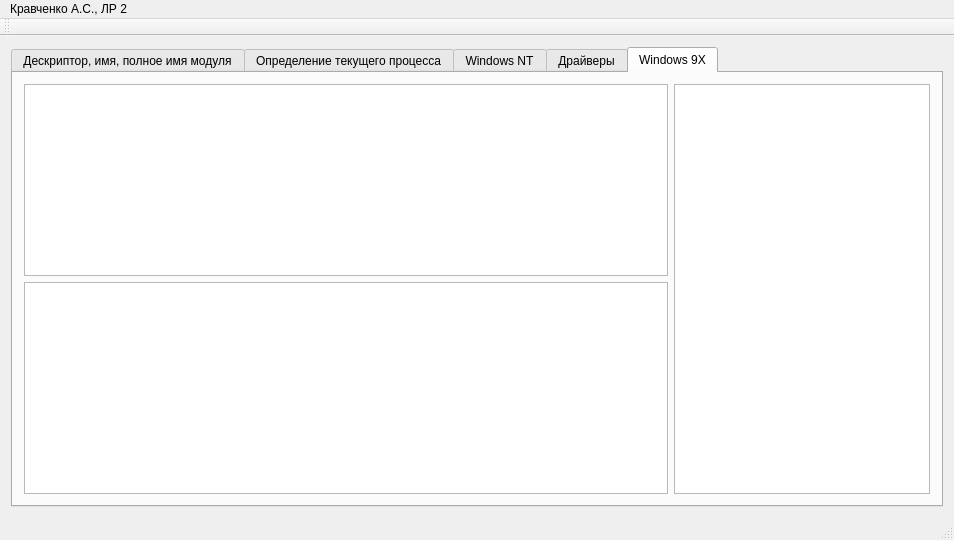
<?xml version="1.0" encoding="UTF-8"?>
<ui version="4.0">
 <class>MainWindow</class>
 <widget class="QMainWindow" name="MainWindow">
  <property name="geometry">
   <rect>
    <x>0</x>
    <y>0</y>
    <width>954</width>
    <height>540</height>
   </rect>
  </property>
  <property name="sizePolicy">
   <sizepolicy hsizetype="Fixed" vsizetype="Fixed">
    <horstretch>0</horstretch>
    <verstretch>0</verstretch>
   </sizepolicy>
  </property>
  <property name="minimumSize">
   <size>
    <width>500</width>
    <height>500</height>
   </size>
  </property>
  <property name="windowTitle">
   <string>MainWindow</string>
  </property>
  <widget class="QWidget" name="centralWidget">
   <layout class="QGridLayout" name="gridLayout">
    <item row="0" column="1">
     <widget class="QTabWidget" name="tabWidget">
      <property name="maximumSize">
       <size>
        <width>16777213</width>
        <height>16777215</height>
       </size>
      </property>
      <property name="currentIndex">
       <number>4</number>
      </property>
      <widget class="QWidget" name="tab">
       <attribute name="title">
        <string>Дескриптор, имя, полное имя модуля</string>
       </attribute>
       <layout class="QFormLayout" name="formLayout">
        <item row="0" column="0">
         <layout class="QVBoxLayout" name="verticalLayout">
          <item>
           <widget class="QLabel" name="label_4">
            <property name="sizePolicy">
             <sizepolicy hsizetype="Preferred" vsizetype="Preferred">
              <horstretch>0</horstretch>
              <verstretch>0</verstretch>
             </sizepolicy>
            </property>
            <property name="minimumSize">
             <size>
              <width>450</width>
              <height>35</height>
             </size>
            </property>
            <property name="text">
             <string>Выберите одно из полей для ввода данных, введите данные и нажмите кнопку &quot;Получить&quot;. </string>
            </property>
            <property name="textFormat">
             <enum>Qt::AutoText</enum>
            </property>
            <property name="scaledContents">
             <bool>false</bool>
            </property>
            <property name="alignment">
             <set>Qt::AlignLeading|Qt::AlignLeft|Qt::AlignVCenter</set>
            </property>
            <property name="wordWrap">
             <bool>true</bool>
            </property>
           </widget>
          </item>
          <item>
           <widget class="QLabel" name="label_5">
            <property name="sizePolicy">
             <sizepolicy hsizetype="Preferred" vsizetype="Preferred">
              <horstretch>0</horstretch>
              <verstretch>0</verstretch>
             </sizepolicy>
            </property>
            <property name="minimumSize">
             <size>
              <width>450</width>
              <height>35</height>
             </size>
            </property>
            <property name="text">
             <string>Для получение дескриптора, имени и полного имени EXE необходимо очистить все поля (кнопка &quot;Очистить и активировать&quot;) и нажать кнопку &quot;Получить&quot;.</string>
            </property>
            <property name="wordWrap">
             <bool>true</bool>
            </property>
           </widget>
          </item>
         </layout>
        </item>
        <item row="1" column="0">
         <layout class="QHBoxLayout" name="horizontalLayout_3">
          <item>
           <widget class="QLabel" name="label">
            <property name="sizePolicy">
             <sizepolicy hsizetype="Fixed" vsizetype="Fixed">
              <horstretch>0</horstretch>
              <verstretch>0</verstretch>
             </sizepolicy>
            </property>
            <property name="minimumSize">
             <size>
              <width>150</width>
              <height>15</height>
             </size>
            </property>
            <property name="maximumSize">
             <size>
              <width>150</width>
              <height>15</height>
             </size>
            </property>
            <property name="text">
             <string>Дескриптор:</string>
            </property>
           </widget>
          </item>
          <item>
           <widget class="QLineEdit" name="handle_LineEdit">
            <property name="sizePolicy">
             <sizepolicy hsizetype="Fixed" vsizetype="Fixed">
              <horstretch>0</horstretch>
              <verstretch>0</verstretch>
             </sizepolicy>
            </property>
            <property name="minimumSize">
             <size>
              <width>115</width>
              <height>20</height>
             </size>
            </property>
            <property name="maximumSize">
             <size>
              <width>115</width>
              <height>20</height>
             </size>
            </property>
           </widget>
          </item>
         </layout>
        </item>
        <item row="2" column="0">
         <layout class="QHBoxLayout" name="horizontalLayout_2">
          <item>
           <widget class="QLabel" name="label_2">
            <property name="sizePolicy">
             <sizepolicy hsizetype="Fixed" vsizetype="Fixed">
              <horstretch>0</horstretch>
              <verstretch>0</verstretch>
             </sizepolicy>
            </property>
            <property name="minimumSize">
             <size>
              <width>150</width>
              <height>15</height>
             </size>
            </property>
            <property name="maximumSize">
             <size>
              <width>150</width>
              <height>15</height>
             </size>
            </property>
            <property name="text">
             <string>Имя:</string>
            </property>
           </widget>
          </item>
          <item>
           <widget class="QLineEdit" name="name_LineEdit">
            <property name="sizePolicy">
             <sizepolicy hsizetype="Fixed" vsizetype="Fixed">
              <horstretch>0</horstretch>
              <verstretch>0</verstretch>
             </sizepolicy>
            </property>
            <property name="minimumSize">
             <size>
              <width>280</width>
              <height>20</height>
             </size>
            </property>
            <property name="maximumSize">
             <size>
              <width>16777215</width>
              <height>20</height>
             </size>
            </property>
           </widget>
          </item>
         </layout>
        </item>
        <item row="3" column="0">
         <layout class="QHBoxLayout" name="horizontalLayout">
          <item>
           <widget class="QLabel" name="label_3">
            <property name="sizePolicy">
             <sizepolicy hsizetype="Fixed" vsizetype="Fixed">
              <horstretch>0</horstretch>
              <verstretch>0</verstretch>
             </sizepolicy>
            </property>
            <property name="minimumSize">
             <size>
              <width>150</width>
              <height>15</height>
             </size>
            </property>
            <property name="maximumSize">
             <size>
              <width>150</width>
              <height>15</height>
             </size>
            </property>
            <property name="text">
             <string>Полное имя модуля:</string>
            </property>
           </widget>
          </item>
          <item>
           <widget class="QLineEdit" name="fname_LineEdit">
            <property name="sizePolicy">
             <sizepolicy hsizetype="Fixed" vsizetype="Fixed">
              <horstretch>0</horstretch>
              <verstretch>0</verstretch>
             </sizepolicy>
            </property>
            <property name="minimumSize">
             <size>
              <width>280</width>
              <height>20</height>
             </size>
            </property>
            <property name="maximumSize">
             <size>
              <width>16777215</width>
              <height>20</height>
             </size>
            </property>
           </widget>
          </item>
         </layout>
        </item>
        <item row="4" column="0">
         <layout class="QHBoxLayout" name="horizontalLayout_4">
          <item>
           <widget class="QPushButton" name="get_Button">
            <property name="text">
             <string>Получить</string>
            </property>
           </widget>
          </item>
          <item>
           <widget class="QPushButton" name="clear_Button">
            <property name="text">
             <string>Очистить и активировать</string>
            </property>
           </widget>
          </item>
         </layout>
        </item>
       </layout>
      </widget>
      <widget class="QWidget" name="tab_2">
       <attribute name="title">
        <string>Определение текущего процесса</string>
       </attribute>
       <layout class="QFormLayout" name="formLayout_2">
        <item row="0" column="0">
         <layout class="QHBoxLayout" name="horizontalLayout_5">
          <item>
           <widget class="QLabel" name="label_6">
            <property name="sizePolicy">
             <sizepolicy hsizetype="Fixed" vsizetype="Fixed">
              <horstretch>0</horstretch>
              <verstretch>0</verstretch>
             </sizepolicy>
            </property>
            <property name="minimumSize">
             <size>
              <width>340</width>
              <height>15</height>
             </size>
            </property>
            <property name="maximumSize">
             <size>
              <width>340</width>
              <height>15</height>
             </size>
            </property>
            <property name="text">
             <string>Идентификатор текущего процесса:</string>
            </property>
           </widget>
          </item>
          <item>
           <widget class="QLineEdit" name="id_Line">
            <property name="sizePolicy">
             <sizepolicy hsizetype="Fixed" vsizetype="Fixed">
              <horstretch>0</horstretch>
              <verstretch>0</verstretch>
             </sizepolicy>
            </property>
            <property name="minimumSize">
             <size>
              <width>100</width>
              <height>20</height>
             </size>
            </property>
            <property name="maximumSize">
             <size>
              <width>100</width>
              <height>150</height>
             </size>
            </property>
           </widget>
          </item>
         </layout>
        </item>
        <item row="1" column="0">
         <layout class="QHBoxLayout" name="horizontalLayout_6">
          <item>
           <widget class="QLabel" name="label_7">
            <property name="sizePolicy">
             <sizepolicy hsizetype="Fixed" vsizetype="Fixed">
              <horstretch>0</horstretch>
              <verstretch>0</verstretch>
             </sizepolicy>
            </property>
            <property name="minimumSize">
             <size>
              <width>340</width>
              <height>15</height>
             </size>
            </property>
            <property name="maximumSize">
             <size>
              <width>340</width>
              <height>15</height>
             </size>
            </property>
            <property name="text">
             <string>Псевдодескриптор:</string>
            </property>
           </widget>
          </item>
          <item>
           <widget class="QLineEdit" name="pseudoid_Line">
            <property name="sizePolicy">
             <sizepolicy hsizetype="Fixed" vsizetype="Fixed">
              <horstretch>0</horstretch>
              <verstretch>0</verstretch>
             </sizepolicy>
            </property>
            <property name="minimumSize">
             <size>
              <width>100</width>
              <height>20</height>
             </size>
            </property>
            <property name="maximumSize">
             <size>
              <width>100</width>
              <height>150</height>
             </size>
            </property>
           </widget>
          </item>
         </layout>
        </item>
        <item row="2" column="0">
         <layout class="QHBoxLayout" name="horizontalLayout_7">
          <item>
           <widget class="QLabel" name="label_8">
            <property name="sizePolicy">
             <sizepolicy hsizetype="Fixed" vsizetype="Fixed">
              <horstretch>0</horstretch>
              <verstretch>0</verstretch>
             </sizepolicy>
            </property>
            <property name="minimumSize">
             <size>
              <width>340</width>
              <height>15</height>
             </size>
            </property>
            <property name="maximumSize">
             <size>
              <width>340</width>
              <height>15</height>
             </size>
            </property>
            <property name="text">
             <string>Дескриптор,  полученный функцией DuplicateHandle:    </string>
            </property>
           </widget>
          </item>
          <item>
           <widget class="QLineEdit" name="copy_handle_Line">
            <property name="sizePolicy">
             <sizepolicy hsizetype="Fixed" vsizetype="Fixed">
              <horstretch>0</horstretch>
              <verstretch>0</verstretch>
             </sizepolicy>
            </property>
            <property name="minimumSize">
             <size>
              <width>100</width>
              <height>20</height>
             </size>
            </property>
            <property name="maximumSize">
             <size>
              <width>100</width>
              <height>150</height>
             </size>
            </property>
           </widget>
          </item>
         </layout>
        </item>
        <item row="3" column="0">
         <layout class="QHBoxLayout" name="horizontalLayout_8">
          <item>
           <widget class="QLabel" name="label_9">
            <property name="sizePolicy">
             <sizepolicy hsizetype="Fixed" vsizetype="Fixed">
              <horstretch>0</horstretch>
              <verstretch>0</verstretch>
             </sizepolicy>
            </property>
            <property name="minimumSize">
             <size>
              <width>340</width>
              <height>15</height>
             </size>
            </property>
            <property name="maximumSize">
             <size>
              <width>340</width>
              <height>15</height>
             </size>
            </property>
            <property name="text">
             <string>Дескриптор,  полученный функцией OpenProcess:</string>
            </property>
           </widget>
          </item>
          <item>
           <widget class="QLineEdit" name="open_handle_Line">
            <property name="sizePolicy">
             <sizepolicy hsizetype="Fixed" vsizetype="Fixed">
              <horstretch>0</horstretch>
              <verstretch>0</verstretch>
             </sizepolicy>
            </property>
            <property name="minimumSize">
             <size>
              <width>100</width>
              <height>20</height>
             </size>
            </property>
            <property name="maximumSize">
             <size>
              <width>100</width>
              <height>150</height>
             </size>
            </property>
           </widget>
          </item>
         </layout>
        </item>
        <item row="4" column="0">
         <layout class="QHBoxLayout" name="horizontalLayout_9">
          <item>
           <widget class="QLabel" name="label_11">
            <property name="sizePolicy">
             <sizepolicy hsizetype="Fixed" vsizetype="Fixed">
              <horstretch>0</horstretch>
              <verstretch>0</verstretch>
             </sizepolicy>
            </property>
            <property name="minimumSize">
             <size>
              <width>340</width>
              <height>15</height>
             </size>
            </property>
            <property name="maximumSize">
             <size>
              <width>340</width>
              <height>15</height>
             </size>
            </property>
            <property name="text">
             <string>Закрываем дескриптор,   полученный функцией OpenProcess:   </string>
            </property>
           </widget>
          </item>
          <item>
           <widget class="QLineEdit" name="close_open_handle_Line">
            <property name="sizePolicy">
             <sizepolicy hsizetype="Fixed" vsizetype="Fixed">
              <horstretch>0</horstretch>
              <verstretch>0</verstretch>
             </sizepolicy>
            </property>
            <property name="minimumSize">
             <size>
              <width>100</width>
              <height>20</height>
             </size>
            </property>
            <property name="maximumSize">
             <size>
              <width>100</width>
              <height>150</height>
             </size>
            </property>
           </widget>
          </item>
         </layout>
        </item>
        <item row="5" column="0">
         <layout class="QHBoxLayout" name="horizontalLayout_10">
          <item>
           <widget class="QLabel" name="label_10">
            <property name="sizePolicy">
             <sizepolicy hsizetype="Fixed" vsizetype="Fixed">
              <horstretch>0</horstretch>
              <verstretch>0</verstretch>
             </sizepolicy>
            </property>
            <property name="minimumSize">
             <size>
              <width>340</width>
              <height>15</height>
             </size>
            </property>
            <property name="maximumSize">
             <size>
              <width>340</width>
              <height>15</height>
             </size>
            </property>
            <property name="text">
             <string>Закрываем дескриптор,  полученный функцией DuplicateHandle:</string>
            </property>
           </widget>
          </item>
          <item>
           <widget class="QLineEdit" name="close_copy_handle_Line">
            <property name="sizePolicy">
             <sizepolicy hsizetype="Fixed" vsizetype="Fixed">
              <horstretch>0</horstretch>
              <verstretch>0</verstretch>
             </sizepolicy>
            </property>
            <property name="minimumSize">
             <size>
              <width>100</width>
              <height>20</height>
             </size>
            </property>
            <property name="maximumSize">
             <size>
              <width>100</width>
              <height>150</height>
             </size>
            </property>
           </widget>
          </item>
         </layout>
        </item>
       </layout>
      </widget>
      <widget class="QWidget" name="tab_3">
       <attribute name="title">
        <string>Windows NT</string>
       </attribute>
       <layout class="QGridLayout" name="gridLayout_2">
        <item row="0" column="0">
         <widget class="QTreeWidget" name="processes_TreeWidget">
          <property name="columnCount">
           <number>0</number>
          </property>
         </widget>
        </item>
       </layout>
      </widget>
      <widget class="QWidget" name="tab_4">
       <attribute name="title">
        <string>Драйверы</string>
       </attribute>
       <layout class="QGridLayout" name="gridLayout_3">
        <item row="0" column="0">
         <widget class="QListWidget" name="drivers_List"/>
        </item>
       </layout>
      </widget>
      <widget class="QWidget" name="tab_5">
       <attribute name="title">
        <string>Windows 9X</string>
       </attribute>
       <layout class="QGridLayout" name="gridLayout_4">
        <item row="0" column="0" rowspan="2">
         <widget class="QTableWidget" name="modules_Table">
          <property name="sizePolicy">
           <sizepolicy hsizetype="Expanding" vsizetype="Expanding">
            <horstretch>1</horstretch>
            <verstretch>0</verstretch>
           </sizepolicy>
          </property>
         </widget>
        </item>
        <item row="2" column="0">
         <widget class="QTableWidget" name="processes_Table">
          <property name="sizePolicy">
           <sizepolicy hsizetype="Expanding" vsizetype="Expanding">
            <horstretch>1</horstretch>
            <verstretch>0</verstretch>
           </sizepolicy>
          </property>
         </widget>
        </item>
        <item row="0" column="1" rowspan="3">
         <widget class="QTableWidget" name="threads_Table"/>
        </item>
       </layout>
      </widget>
     </widget>
    </item>
   </layout>
  </widget>
  <widget class="QToolBar" name="mainToolBar">
   <attribute name="toolBarArea">
    <enum>TopToolBarArea</enum>
   </attribute>
   <attribute name="toolBarBreak">
    <bool>false</bool>
   </attribute>
  </widget>
  <widget class="QStatusBar" name="statusBar"/>
  <widget class="QMenuBar" name="menuBar">
   <property name="geometry">
    <rect>
     <x>0</x>
     <y>0</y>
     <width>954</width>
     <height>21</height>
    </rect>
   </property>
   <widget class="QMenu" name="menu_2">
    <property name="title">
     <string>Кравченко А.С., ЛР 2</string>
    </property>
   </widget>
   <addaction name="menu_2"/>
  </widget>
 </widget>
 <layoutdefault spacing="6" margin="11"/>
 <resources/>
 <connections/>
</ui>
